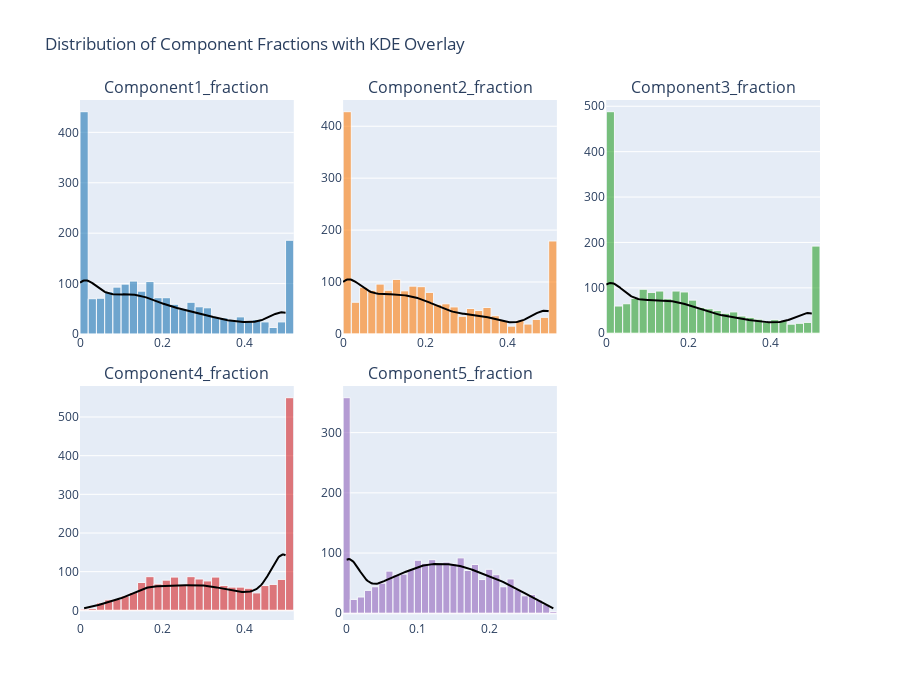

The notebook cell this image was saved under:
### Markdown cell above
#### 2.1 Blend Composition Distribution

### Code cell
## Histogram
import numpy as np
import plotly.graph_objects as go
from scipy.stats import gaussian_kde
from plotly.subplots import make_subplots

# Define a bold color palette (extend as needed)
bold_colors = ['#1f77b4', '#ff7f0e', '#2ca02c',
               '#d62728', '#9467bd', '#8c564b']

# Create subplot grid for histograms + KDEs
fig_hist_fractions = make_subplots(
    rows=2, cols=3,
    subplot_titles=fraction_cols,
    vertical_spacing=0.1
)

# Loop through each component fraction
for i, col in enumerate(fraction_cols):
    row = i // 3 + 1  # Determine subplot row
    col_pos = i % 3 + 1  # Determine subplot column

    data = train_data[col]

    # Add histogram trace with bold color and white borders
    fig_hist_fractions.add_trace(
        go.Histogram(
            x=data,
            name=col,
            nbinsx=30,
            marker=dict(
                color=bold_colors[i % len(bold_colors)],  # Cycle colors
                line=dict(color='white', width=1)  # White bar dividers
            ),
            opacity=0.6
        ),
        row=row, col=col_pos
    )

    # Compute KDE (kernel density estimate)
    kde = gaussian_kde(data)
    x_vals = np.linspace(data.min(), data.max(), 200)
    y_vals = kde(x_vals) * len(data) * (data.max() - data.min()) / 30  # Scale to match hist height

    # Add KDE line over histogram
    fig_hist_fractions.add_trace(
        go.Scatter(
            x=x_vals,
            y=y_vals,
            mode='lines',
            line=dict(color='black', width=2),
            name=f"{col} KDE"
        ),
        row=row, col=col_pos
    )

# Final layout tweaks
fig_hist_fractions.update_layout(
    title_text="Distribution of Component Fractions with KDE Overlay",
    showlegend=False,
    height=700
)

fig_hist_fractions.show()

### Figure 1 — Plotly figure (JSON) as saved in the notebook; plotly's stock layout.template omitted (floating-point values rounded to 4 significant figures; data arrays with more than 128 entries replaced by an {"elided": "..."} marker saying what was removed)
{"data": [{"marker": {"color": "#1f77b4", "line": {"color": "white", "width": 1}}, "name": "Component1_fraction", "nbinsx": 30, "opacity": 0.6, "type": "histogram", "x": {"elided": "2000 float values"}, "xaxis": "x", "yaxis": "y"}, {"line": {"color": "black", "width": 2}, "mode": "lines", "name": "Component1_fraction KDE", "type": "scatter", "x": {"elided": "200 float values"}, "xaxis": "x", "y": {"elided": "200 float values"}, "yaxis": "y"}, {"marker": {"color": "#ff7f0e", "line": {"color": "white", "width": 1}}, "name": "Component2_fraction", "nbinsx": 30, "opacity": 0.6, "type": "histogram", "x": {"elided": "2000 float values"}, "xaxis": "x2", "yaxis": "y2"}, {"line": {"color": "black", "width": 2}, "mode": "lines", "name": "Component2_fraction KDE", "type": "scatter", "x": {"elided": "200 float values"}, "xaxis": "x2", "y": {"elided": "200 float values"}, "yaxis": "y2"}, {"marker": {"color": "#2ca02c", "line": {"color": "white", "width": 1}}, "name": "Component3_fraction", "nbinsx": 30, "opacity": 0.6, "type": "histogram", "x": {"elided": "2000 float values"}, "xaxis": "x3", "yaxis": "y3"}, {"line": {"color": "black", "width": 2}, "mode": "lines", "name": "Component3_fraction KDE", "type": "scatter", "x": {"elided": "200 float values"}, "xaxis": "x3", "y": {"elided": "200 float values"}, "yaxis": "y3"}, {"marker": {"color": "#d62728", "line": {"color": "white", "width": 1}}, "name": "Component4_fraction", "nbinsx": 30, "opacity": 0.6, "type": "histogram", "x": {"elided": "2000 float values"}, "xaxis": "x4", "yaxis": "y4"}, {"line": {"color": "black", "width": 2}, "mode": "lines", "name": "Component4_fraction KDE", "type": "scatter", "x": {"elided": "200 float values"}, "xaxis": "x4", "y": {"elided": "200 float values"}, "yaxis": "y4"}, {"marker": {"color": "#9467bd", "line": {"color": "white", "width": 1}}, "name": "Component5_fraction", "nbinsx": 30, "opacity": 0.6, "type": "histogram", "x": {"elided": "2000 float values"}, "xaxis": "x5", "yaxis": "y5"}, {"line": {"color": "black", "width": 2}, "mode": "lines", "name": "Component5_fraction KDE", "type": "scatter", "x": {"elided": "200 float values"}, "xaxis": "x5", "y": {"elided": "200 float values"}, "yaxis": "y5"}], "layout": {"annotations": [{"font": {"size": 16}, "showarrow": false, "text": "Component1_fraction", "x": 0.1444, "xanchor": "center", "xref": "paper", "y": 1, "yanchor": "bottom", "yref": "paper"}, {"font": {"size": 16}, "showarrow": false, "text": "Component2_fraction", "x": 0.5, "xanchor": "center", "xref": "paper", "y": 1, "yanchor": "bottom", "yref": "paper"}, {"font": {"size": 16}, "showarrow": false, "text": "Component3_fraction", "x": 0.8556, "xanchor": "center", "xref": "paper", "y": 1, "yanchor": "bottom", "yref": "paper"}, {"font": {"size": 16}, "showarrow": false, "text": "Component4_fraction", "x": 0.1444, "xanchor": "center", "xref": "paper", "y": 0.45, "yanchor": "bottom", "yref": "paper"}, {"font": {"size": 16}, "showarrow": false, "text": "Component5_fraction", "x": 0.5, "xanchor": "center", "xref": "paper", "y": 0.45, "yanchor": "bottom", "yref": "paper"}], "height": 700, "showlegend": false, "title": {"text": "Distribution of Component Fractions with KDE Overlay"}, "xaxis": {"anchor": "y", "domain": [0, 0.2889]}, "xaxis2": {"anchor": "y2", "domain": [0.3556, 0.6444]}, "xaxis3": {"anchor": "y3", "domain": [0.7111, 1]}, "xaxis4": {"anchor": "y4", "domain": [0, 0.2889]}, "xaxis5": {"anchor": "y5", "domain": [0.3556, 0.6444]}, "xaxis6": {"anchor": "y6", "domain": [0.7111, 1]}, "yaxis": {"anchor": "x", "domain": [0.55, 1]}, "yaxis2": {"anchor": "x2", "domain": [0.55, 1]}, "yaxis3": {"anchor": "x3", "domain": [0.55, 1]}, "yaxis4": {"anchor": "x4", "domain": [0, 0.45]}, "yaxis5": {"anchor": "x5", "domain": [0, 0.45]}, "yaxis6": {"anchor": "x6", "domain": [0, 0.45]}}}
